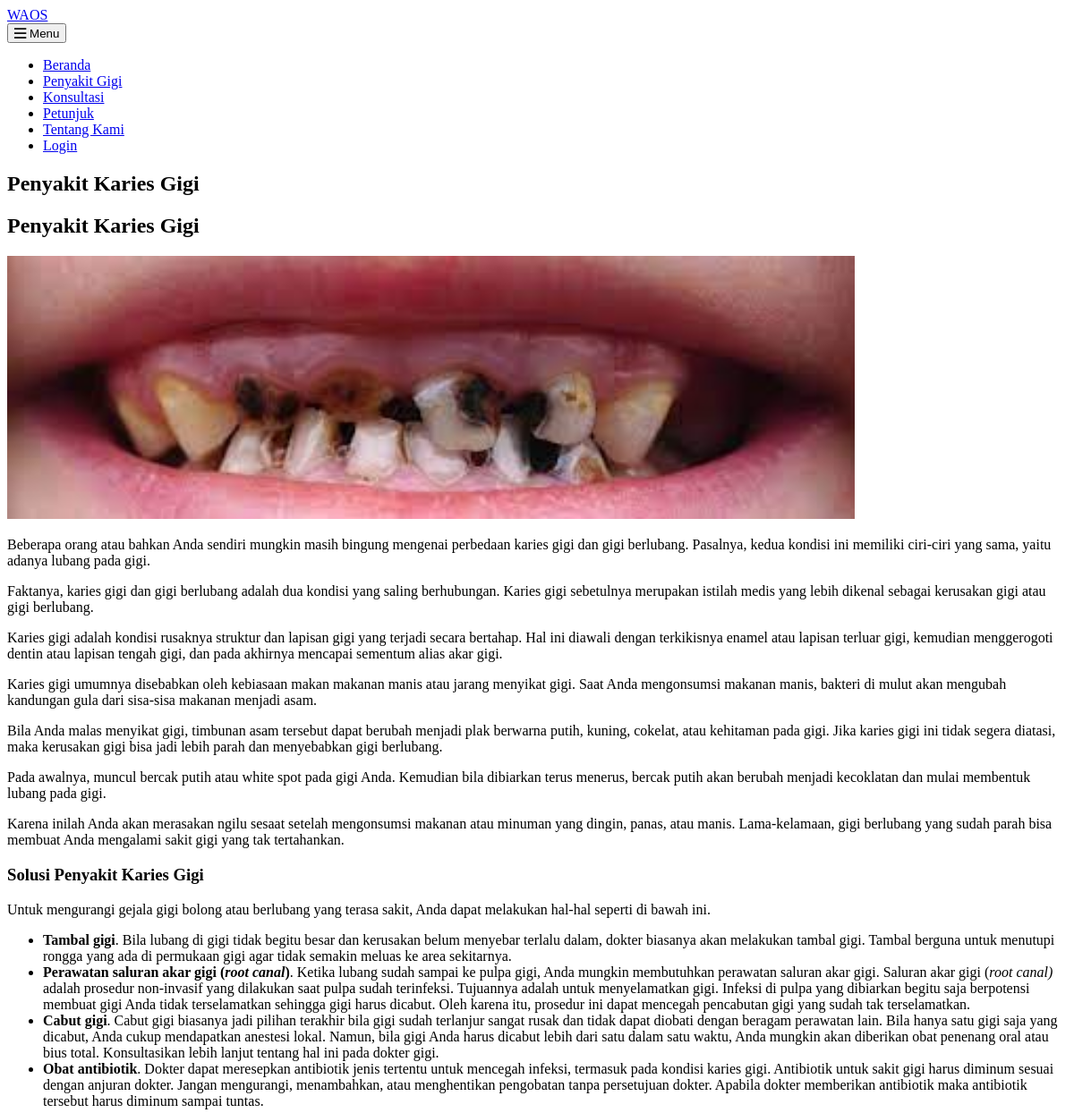
The page /penyakit/karies-gigi (upper part) on the database as committed earlier.
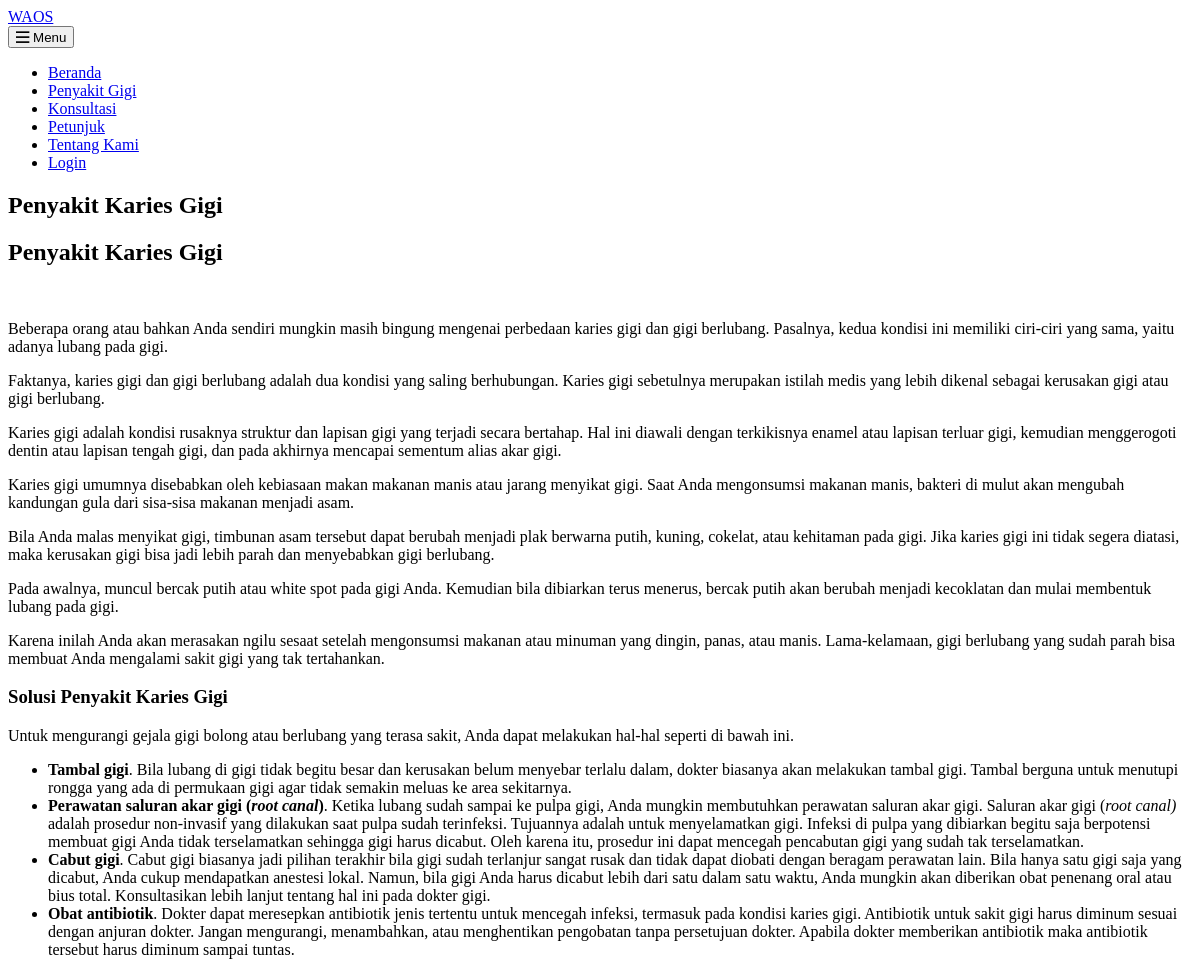
The same page on the database as committed later.
### tables this page shows
CREATE TABLE `penyakit` (
  `id_penyakit` varchar(3) NOT NULL,
  `penyakit` varchar(100) DEFAULT NULL,
  `keterangan` varchar(255) DEFAULT NULL,
  `created_at` timestamp NOT NULL DEFAULT current_timestamp(),
  `updated_at` timestamp NOT NULL DEFAULT current_timestamp() ON UPDATE current_timestamp(),
  `deleted_at` timestamp NULL DEFAULT NULL,
  `url` varchar(150) NOT NULL,
  `url_gambar` varchar(255) NOT NULL,
  `deskripsi` text NOT NULL,
  `solusi` text DEFAULT NULL
);

### application/controllers/Penyakit.php (called while the page is built, shortened)
<?php
class Penyakit extends CI_Controller
{
	function __construct()
	{
		$this->load->library('form_validation');
		$this->load->model('m_penyakit');
	}
	public function penyakit($url)
	{
		$data['userLogin'] = $this->session->userdata('loginUser');
		$data['penyakit'] = $this->db->query('select * from penyakit where url = "' . $url . '"')->row();
		$data['data_penyakit'] = $this->m_penyakit->listPenyakit();
		$this->load->view('client/penyakit', $data);
	}
}

### index.php (called while the page is built, shortened)
<?php
require_once BASEPATH.'core/CodeIgniter.php';

### application/views/client/penyakit.php (the view, shortened to what this page needs)
<!DOCTYPE html>
<html lang="en">
<head>
	<link rel="stylesheet" href="<?= base_url('assets/frontend/'); ?>css/open-iconic-bootstrap.min.css">
	<link rel="stylesheet" href="<?= base_url('assets/frontend/'); ?>css/animate.css">
	<link rel="stylesheet" href="<?= base_url('assets/frontend/'); ?>css/owl.carousel.min.css">
	<link rel="stylesheet" href="<?= base_url('assets/frontend/'); ?>css/owl.theme.default.min.css">
	<link rel="stylesheet" href="<?= base_url('assets/frontend/'); ?>css/magnific-popup.css">
	<link rel="stylesheet" href="<?= base_url('assets/frontend/'); ?>css/aos.css">
	<link rel="stylesheet" href="<?= base_url('assets/frontend/'); ?>css/ionicons.min.css">
	<link rel="stylesheet" href="<?= base_url('assets/frontend/'); ?>css/bootstrap-datepicker.css">
	<link rel="stylesheet" href="<?= base_url('assets/frontend/'); ?>css/jquery.timepicker.css">
	<link rel="stylesheet" href="<?= base_url('assets/frontend/'); ?>css/flaticon.css">
	<link rel="stylesheet" href="<?= base_url('assets/frontend/'); ?>css/icomoon.css">
	<link rel="stylesheet" href="<?= base_url('assets/frontend/'); ?>css/style.css">
</head>
<body>
<div class="py-md-5 py-4 border-bottom">
	<div class="container">
		<div class="row no-gutters d-flex align-items-start align-items-center px-3 px-md-0">
			<div class="col-md-4 order-md-2 mb-2 mb-md-0 align-items-center text-center">
				<a class="navbar-brand" href="<?= base_url('') ?>">WAOS</span></a>
			</div>
		</div>
	</div>
</div>
<nav class="navbar navbar-expand-lg navbar-dark bg-dark ftco-navbar-light" id="ftco-navbar">
	<div class="container d-flex align-items-center">
		<button class="navbar-toggler" type="button" data-toggle="collapse" data-target="#ftco-nav"
				aria-controls="ftco-nav" aria-expanded="false" aria-label="Toggle navigation">
			<span class="oi oi-menu"></span> Menu
		</button>
		<div class="collapse navbar-collapse" id="ftco-nav">
			<ul class="navbar-nav m-auto">
				<li class="nav-item"><a href="<?= base_url('') ?>" class="nav-link">Beranda</a></li>
				<li class="nav-item active"><a href="<?= base_url('#penyakit-gigi') ?>" class="nav-link">Penyakit
						Gigi</a>
				</li>
				<li class="nav-item"><a href="<?= base_url('diagnosa') ?>" class="nav-link">Konsultasi</a></li>
				<li class="nav-item"><a href="<?= base_url('petunjuk') ?>" class="nav-link">Petunjuk</a></li>
				<li class="nav-item"><a href="<?= base_url('tentang') ?>" class="nav-link">Tentang Kami</a></li>
				<?php if (empty($this->session->userdata('loginUser'))) { ?>
					<li class="nav-item"><a href="<?= base_url('login') ?>" class="nav-link">Login</a></li>
				<?php } else { ?>
					<li class="nav-item"><a href="<?= base_url('login/logout') ?>" class="nav-link">Logout</a></li>
				<?php } ?>
			</ul>
		</div>
	</div>
</nav>
<section class="hero-wrap hero-wrap-2" data-stellar-background-ratio="0.5">
	<div class="container">
		<div class="row no-gutters slider-text align-items-center justify-content-center">
			<div class="col-md-9 ftco-animate text-center">
				<h1 class="mb-2 bread">Penyakit <?= $penyakit->penyakit ?></h1>
			</div>
		</div>
	</div>
</section>
<section class="ftco-section">
	<div class="container">
		<div class="row">
			<div class="col-lg-8 ftco-animate">
				<h2 class="mb-3">Penyakit <?= $penyakit->penyakit ?></h2>
				<p>
					<img src="<?= $penyakit->url_gambar ?>" alt="" width="80%"
						 class="img-fluid">
				</p>
				<p><?= $penyakit->deskripsi ?></p>
				<h3 class="mb-3">Solusi Penyakit <?= $penyakit->penyakit ?></h3>
				<?php if (!empty($penyakit->solusi)) { ?>
					<p><?= $penyakit->solusi ?></p>
				<?php } else { ?>
					<p>Tidak Ada</p>
				<?php } ?>
			</div>
		</div>
	</div>
</section>
</body>
</html>

Rows that differ between the two databases and show on the page:
changed penyakit "Karies Gigi": url_gambar: picture removed
